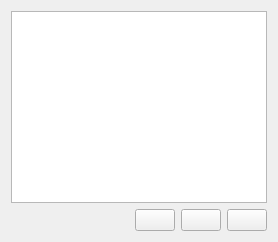
     <widget class="QWidget" name="verticalLayoutWidget">
      <layout class="QVBoxLayout" name="verticalLayout_4">
       <item>
        <widget class="TableView" name="tableWasser">
         <property name="toolTip">
          <string>&lt;html&gt;&lt;head/&gt;&lt;body&gt;&lt;p&gt;In diesem Feld werden alle &lt;span style=&quot; font-weight:600;&quot;&gt;Wasserprofile&lt;/span&gt; angezeigt.&lt;/p&gt;&lt;/body&gt;&lt;/html&gt;</string>
         </property>
         <property name="alternatingRowColors">
          <bool>true</bool>
         </property>
         <property name="selectionMode">
          <enum>QAbstractItemView::SingleSelection</enum>
         </property>
         <property name="selectionBehavior">
          <enum>QAbstractItemView::SelectRows</enum>
         </property>
         <property name="sortingEnabled">
          <bool>true</bool>
         </property>
         <attribute name="verticalHeaderVisible">
          <bool>false</bool>
         </attribute>
        </widget>
       </item>
       <item>
        <layout class="QHBoxLayout" name="horizontalLayout_2">
         <item>
          <widget class="QLabel" name="lblWasserprofil">
           <property name="font">
            <font>
             <bold>true</bold>
            </font>
           </property>
          </widget>
         </item>
         <item>
          <spacer name="horizontalSpacer_5">
           <property name="orientation">
            <enum>Qt::Horizontal</enum>
           </property>
           <property name="sizeHint" stdset="0">
            <size>
             <width>40</width>
             <height>20</height>
            </size>
           </property>
          </spacer>
         </item>
         <item>
          <widget class="QPushButton" name="btnNeu">
           <property name="minimumSize">
            <size>
             <width>40</width>
             <height>0</height>
            </size>
           </property>
           <property name="toolTip">
            <string>&lt;html&gt;&lt;head/&gt;&lt;body&gt;&lt;p&gt;Hiermit wird ein neues &lt;span style=&quot; font-weight:700;&quot;&gt;Wasserprofil&lt;/span&gt; angelegt.&lt;/p&gt;&lt;/body&gt;&lt;/html&gt;</string>
           </property>
           <property name="whatsThis">
            <string notr="true">plus</string>
           </property>
           <property name="icon">
            <iconset resource="../images.qrc">
             <normaloff>:/images/light/plus.svg</normaloff>
             <disabledoff>:/images/disabled/plus.svg</disabledoff>:/images/light/plus.svg</iconset>
           </property>
          </widget>
         </item>
         <item>
          <widget class="QPushButton" name="btnImport">
           <property name="minimumSize">
            <size>
             <width>40</width>
             <height>0</height>
            </size>
           </property>
           <property name="toolTip">
            <string>&lt;html&gt;&lt;head/&gt;&lt;body&gt;&lt;p&gt;Hiermit wird ein &lt;span style=&quot; font-weight:700;&quot;&gt;Wasserprofil&lt;/span&gt; aus einer Auswahl &lt;span style=&quot; font-weight:700;&quot;&gt;importiert&lt;/span&gt;.&lt;/p&gt;&lt;/body&gt;&lt;/html&gt;</string>
           </property>
           <property name="whatsThis">
            <string notr="true">import</string>
           </property>
           <property name="icon">
            <iconset resource="../images.qrc">
             <normaloff>:/images/light/import.svg</normaloff>:/images/light/import.svg</iconset>
           </property>
          </widget>
         </item>
         <item>
          <widget class="QPushButton" name="btnLoeschen">
           <property name="minimumSize">
            <size>
             <width>40</width>
             <height>0</height>
            </size>
           </property>
           <property name="toolTip">
            <string>&lt;html&gt;&lt;head/&gt;&lt;body&gt;&lt;p&gt;Hiermit wird ein nicht mehr benötigtes &lt;span style=&quot; font-weight:600;&quot;&gt;Wasserprofil&lt;/span&gt; gelöscht.&lt;/p&gt;&lt;/body&gt;&lt;/html&gt;</string>
           </property>
           <property name="whatsThis">
            <string notr="true">minus</string>
           </property>
           <property name="icon">
            <iconset resource="../images.qrc">
             <normaloff>:/images/light/minus.svg</normaloff>
             <disabledoff>:/images/disabled/minus.svg</disabledoff>:/images/light/minus.svg</iconset>
           </property>
          </widget>
         </item>
        </layout>
       </item>
      </layout>
     </widget>
